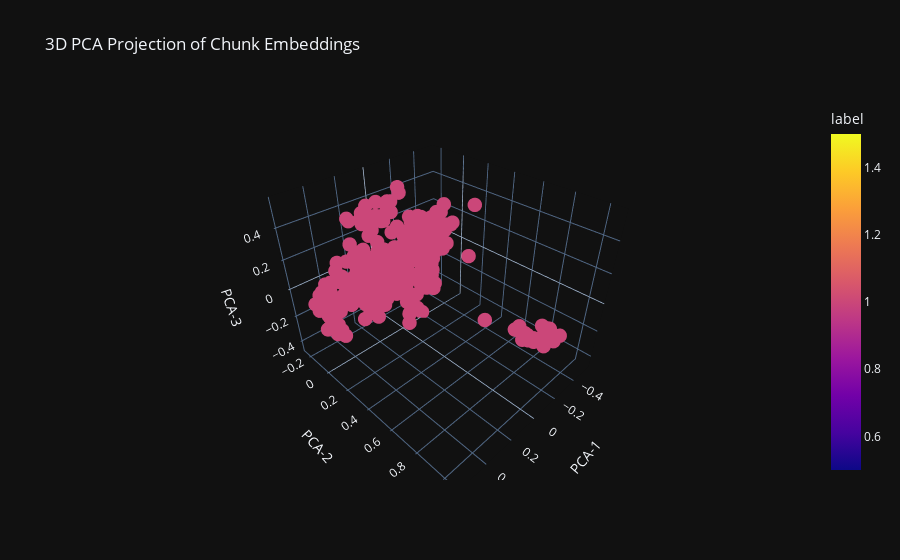

The code cell stored with this chart in its notebook:
### Code cell
projections = dim_reduction_pca(embedded_chunks,dimension=3)
df_tsne = pd.DataFrame(projections, columns=['PCA-1', 'PCA-2', 'PCA-3'])
df_tsne['label'] = [ 1 for i in range(len(projections))]
plot_embeddings_3d(df_tsne,title='3D PCA Projection of Chunk Embeddings')

### Figure 1 — Plotly figure (JSON) as saved in the notebook; plotly's stock layout.template omitted (floating-point values rounded to 4 significant figures; data arrays with more than 128 entries replaced by an {"elided": "..."} marker saying what was removed)
{"data": [{"hovertemplate": "PCA-1=%{x}<br>PCA-2=%{y}<br>PCA-3=%{z}<br>label=%{marker.color}<extra></extra>", "legendgroup": "", "marker": {"color": {"elided": "363 int values"}, "coloraxis": "coloraxis", "symbol": "circle", "size": 5}, "mode": "markers", "name": "", "scene": "scene", "showlegend": false, "x": {"elided": "363 float values"}, "y": {"elided": "363 float values"}, "z": {"elided": "363 float values"}, "type": "scatter3d"}], "layout": {"scene": {"domain": {"x": [0.0, 1.0], "y": [0.0, 1.0]}, "xaxis": {"title": {"text": "PCA-1"}}, "yaxis": {"title": {"text": "PCA-2"}}, "zaxis": {"title": {"text": "PCA-3"}}}, "coloraxis": {"colorbar": {"title": {"text": "label"}}, "colorscale": [[0.0, "#0d0887"], [0.1111, "#46039f"], [0.2222, "#7201a8"], [0.3333, "#9c179e"], [0.4444, "#bd3786"], [0.5556, "#d8576b"], [0.6667, "#ed7953"], [0.7778, "#fb9f3a"], [0.8889, "#fdca26"], [1.0, "#f0f921"]]}, "legend": {"tracegroupgap": 0}, "title": {"text": "3D PCA Projection of Chunk Embeddings"}}}
